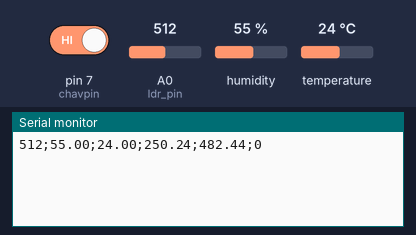
This sketch was run on a simulated Arduino Uno, built with avr-gcc and run on an emulated ATmega328P. Shown: the last lines printed to the serial monitor. Inputs (shaded band) come from the test bench; at power-on: humidity 55 %, A0 (ldr_pin) = 512, pin 7 (chavpin) HIGH, temperature 24 °C.

Above: at 1.2 s.
1.3 s: humidity set to 22 %
At 2.6 s:
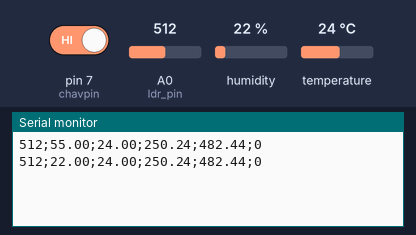
2.8 s: A0 (ldr_pin) set to 716
At 4.2 s:
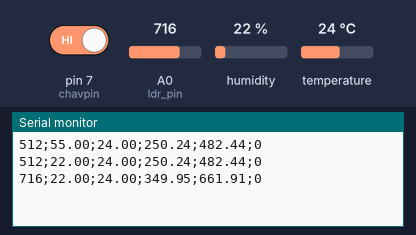
4.3 s: pin 7 (chavpin) driven LOW
5.8 s: temperature set to 12 °C
At 7.0 s:
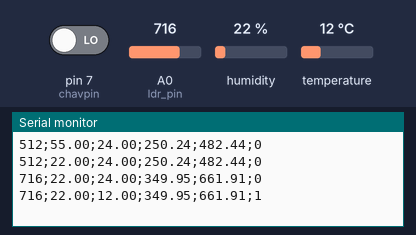
7.3 s: A0 (ldr_pin) set to 900
At 8.5 s:
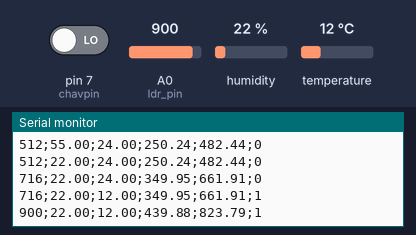
8.8 s: pin 7 (chavpin) driven HIGH
At 10.9 s:
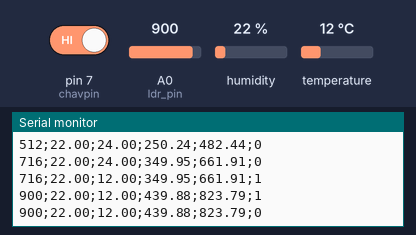
Timing chart, 0 to 11.3 s (numbered marks = the images above; inputs shaded):
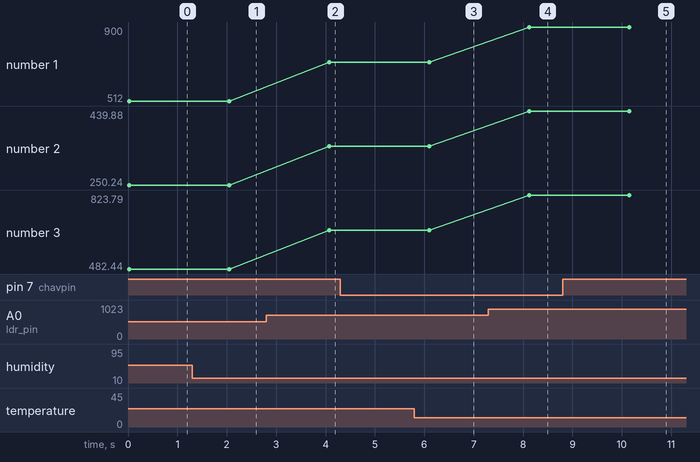

Measured:
- after the input at 1.3 s, the serial monitor: prints a new line after 0.75 s (image 1)
- after the input at 2.8 s, the serial monitor: prints a new line after 1.3 s (image 2)
- after the input at 5.8 s, the serial monitor: prints a new line after 0.30 s (image 3)
- after the input at 7.3 s, the serial monitor: prints a new line after 0.83 s (image 4)
- after the input at 8.8 s, the serial monitor: prints a new line after 1.4 s (image 5)
- plotted number 1: 512 → 716 after the input at 2.8 s, 716 → 900 after the input at 7.3 s
- plotted number 2: 250.24 → 349.95 after the input at 2.8 s, 349.95 → 439.88 after the input at 7.3 s
- plotted number 3: 482.44 → 661.91 after the input at 2.8 s, 661.91 → 823.79 after the input at 7.3 s

The sketch:

codigoArduinov4.ino
```cpp
# include <DHT.h> // inclue a biblioteca
# include <DHT_U.h> // inclue a biblioteca
# include <Adafruit_Sensor.h> // inclue a biblioteca
int dht_pin = A1; // define a porta A2 saida de dados do sensor dht
int ldr_pin = A0; // define a porta A4 saida de dados do sensor ldr
int ldr_read = 0; // define a leitura do ldr como 0 inicial
int chavpin = 7; // define a porta 7 como a entrada de dados do sensor de proximidade
const int LM35
= A0; // define a porta A0 como a saida do sensor de proximidade
float temperaturaC = 0; // Variável que armazenará a temperatura em celsius medida
float temperaturaF = 0; // Variável que armazenará a temperatura medida farenhaits
float vin = 5.00; // define vin que é usado em res_ldr como 5.00
float valor_ADC = 0.00488758, r_ohms = 10000; // valores para conversão do ldr em leitura que usaremos
DHT dht_1 = DHT (dht_pin, DHT11); // define DHT_1 para poder inicia-lo.


//Função que será executada uma vez quando ligar ou resetar o Arduino
void setup() {
pinMode(dht_pin, INPUT); // define dht_pin como entrada
pinMode(chavpin, INPUT); // define chav como entrada
Serial.begin(9600); // inicializa a comunicação serial (monitor serial)
dht_1.begin(); // inicia o dht
}


//Função que será executada continuamente
void loop() {
temperaturaC = (float(analogRead(LM35))*5/(1023))/0.01; // codigo de conversão de Volts para Celsius
temperaturaF = ((float(analogRead(LM35))*5/(1023))/0.01)* 9/5+32; // codigo de conversão de Volts para F°

float umidade = dht_1.readHumidity(); // defini umidade como a leitura de umidade do dht11
float temperatura = dht_1.readTemperature(); // defini temperatura como a leitura de temperatura do dht11

// condicionais se e se não
if(isnan(ldr_read)) {
  Serial.println("Erro ao ler o sensor"); // Fala que deu erro se deu erro
}
else {
  ldr_read = analogRead(ldr_pin); // obtem os dados do sensor

Serial.print(ldr_read); // imprime a leitura do ldr (sensor de luz) no monitor serial

}
if (isnan(temperatura) or isnan(umidade)){
  Serial.println("Erro ao ler o DHI ");// fala se deu erro se a leitura do dht falhar
}
else{

  // Serial.print("Umidade: "); //imprime no leitor serial essas informações
  Serial.print(";"); // espaçamento para banco de dados
  Serial.print(umidade); // imprime umidade lida pelo Dht11 no monitor serial
  Serial.print(";"); // espaçamento para banco de dados
  Serial.print(temperatura); // imprime temperatura lida pelo Dht11 no monitor serial
  Serial.print(";"); // espaçamento para banco de dados

  }

  Serial.print(temperaturaC); // imprime temperatura já convertida em C° lida pelo lm35
  Serial.print(";"); // espaçamento para banco de dados
  Serial.print(temperaturaF); // imprime temperatura já convertida em F° lida pelo lm35
  Serial.print(";"); // espaçamento para banco de dados


  int chave = digitalRead(7); // define chave como a leitura dos dados que estão na porta 7 do arduino
if (chave == 0)
{
Serial.print("1"); // imprime no monitor serial que sim, possui leitura
}
else
{
Serial.print("0"); // imprime no monitor serial que não, não possui leitura
}
Serial.println();
delay(2000); // define o intervalo de que ele repetira o loop (ele ficara esse tempo nesa linha antes de voltar ao começo)
}
```
